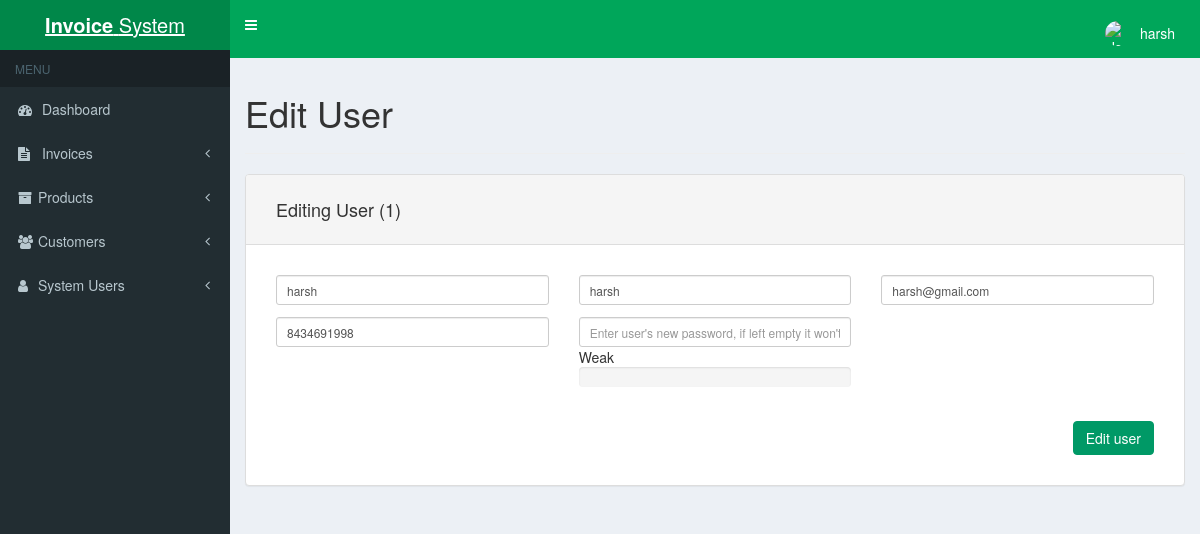
The app's page /user-edit.php?id=1 (signed in) with its own data.
### tables this page shows
CREATE TABLE IF NOT EXISTS `users` (
  `id` int(11) NOT NULL AUTO_INCREMENT,
  `name` varchar(255) NOT NULL,
  `username` varchar(100) NOT NULL,
  `email` varchar(100) NOT NULL,
  `phone` varchar(100) NOT NULL,
  `password` varchar(200) NOT NULL,
  PRIMARY KEY (`id`)
);

### user-edit.php (the view, shortened to what this page needs)
<?php
include('header.php');
include('functions.php');
$getID = $_GET['id'];
$query = "SELECT * FROM users WHERE id = '" . $mysqli->real_escape_string($getID) . "'";
$result = mysqli_query($mysqli, $query);
if($result) {
	while ($row = mysqli_fetch_assoc($result)) {
		$name = $row['name'];
		$username = $row['username'];
		$email = $row['email'];
		$phone = $row['phone'];
	}
}
?>
<h1>Edit User</h1>
<hr>
<div class="row">
	<div class="col-xs-12">
		<div class="panel panel-default">
			<div class="panel-heading">
				<h4>Editing User (<?php echo $getID; ?>)</h4>
			</div>
			<div class="panel-body form-group form-group-sm">
				<form method="post" id="update_user">
					<div class="row">
						<div class="col-xs-4">
							<input type="text" class="form-control margin-bottom required" name="name" placeholder="Name" value="<?php echo $name; ?>">
						</div>
						<div class="col-xs-4">
							<input type="text" class="form-control margin-bottom required" name="username" placeholder="Enter username" value="<?php echo $username; ?>">
						</div>
						<div class="col-xs-4">
							<input type="text" class="form-control margin-bottom required" name="email" placeholder="Enter user's email address" value="<?php echo $email; ?>">
						</div>
					</div>
					<div class="row">
						<div class="col-xs-4">
							<input type="text" class="form-control" name="phone" placeholder="Enter user's phone number" value="<?php echo $phone; ?>">
						</div>
						<div class="col-xs-4">
							<input type="password" class="form-control required" name="password" id="password" placeholder="Enter user's new password, if left empty it won't change.">
						</div>
					</div>
					<div class="row">
						<div class="col-xs-12 margin-top btn-group">
							<input type="submit" id="action_update_user" class="btn btn-success float-right" value="Edit user" data-loading-text="Editing...">
						</div>
					</div>
				</form>
			</div>
		</div>
	</div>
<?php
	include('footer.php');
?>

### css/styles.css (style rules this page uses)
body { padding: 0; background-color: #00a65a; }
.btn-success { background-color: #009966; border-color: #009966; }
.panel-body { padding: 30px 30px 15px 30px; }
.panel-heading { padding: 15px 30px 15px 30px; }
.float-right { float: right !important; }
.margin-bottom { margin-bottom: 1em; }
.margin-top { margin-top: 1em; }

### records on screen
users: name "harsh", username "harsh", email "harsh@gmail.com", phone "8434691998"

### other values on screen
$_SESSION['login_username'] "harsh"
$getID "1"
